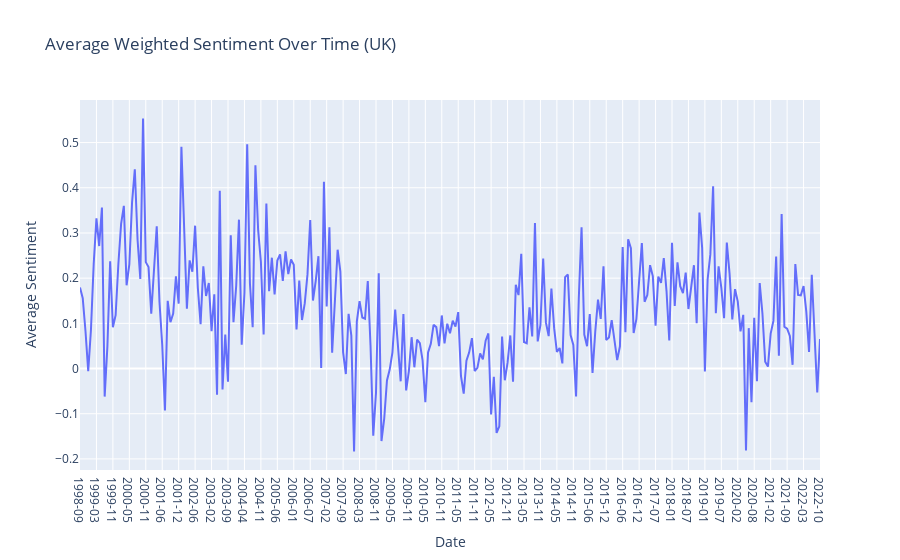

Notebook source saved alongside this figure:
### Markdown cell above
Plot 1 – Distribution of Weighted Sentiment (UK Speeches)
This histogram shows the distribution of weighted sentiment scores, which apply different importance levels to sentiment categories (e.g., positive = 1.5, negative = -1, etc.).

* The distribution is slightly right-skewed, centered just above 0.

* Most speeches have sentiment scores between 0 and 0.3, suggesting that Bank of England speeches generally carry a mildly positive tone when accounting for weighted emphasis on strength and positivity.

* A small number of speeches score negatively (below 0), reflecting more cautionary or crisis-driven content.

* The positive skew aligns with the Bank’s role in promoting economic stability and confidence, especially during uncertain periods.

***Conclusion:*** The Bank tends to emphasize optimism and strength in its official communications, which is strategically aligned with its responsibility to reassure markets and the public.

Plot 2 – Distribution of Simple Sentiment (UK Speeches)
This histogram displays simple sentiment scores, calculated as a raw total of sentiment-labeled words without applying custom weights.

* The distribution here is centered slightly below zero, with a more balanced spread to the left (negative values).

* This suggests that when sentiment words are treated equally (e.g., “constraining” and “strong” given equal weight), the tone appears mildly negative or cautious overall.

* There is still a noticeable right tail, indicating that some speeches are clearly positive, though fewer than in the weighted version.

***Conclusion:*** Without weighting for intent (like emphasis on "strength" vs. "constraint"), the sentiment tone appears more conservative, likely due to frequent use of cautionary language (e.g., “uncertainty”, “risk”) that’s common in financial communication.

**Overall Insight**

These two plots together reinforce that:

 * The weighted sentiment score better reflects the intended tone and reassurance strategy of the Bank.
 * The simple sentiment score shows the raw lexical caution often present in economic speeches.

### Code cell
# Aggregate sentiment over time (monthly or quarterly)
uk_speeches['year_month'] = uk_speeches['date'].dt.to_period('M').astype(str)

sentiment_over_time = uk_speeches.groupby('year_month')['sentiment_lexicon_weighted'].mean().reset_index()

# Line plot
fig_over_time = px.line(
    sentiment_over_time,
    x='year_month',
    y='sentiment_lexicon_weighted',
    title='Average Weighted Sentiment Over Time (UK)',
    labels={'year_month': 'Date', 'sentiment_lexicon_weighted': 'Average Sentiment'}
)
fig_over_time.update_xaxes(type='category')
fig_over_time.show()

### Figure 1 — Plotly figure (JSON) as saved in the notebook; plotly's stock layout.template omitted (floating-point values rounded to 4 significant figures; data arrays with more than 128 entries replaced by an {"elided": "..."} marker saying what was removed)
{"data": [{"hovertemplate": "Date=%{x}<br>Average Sentiment=%{y}<extra></extra>", "legendgroup": "", "line": {"color": "#636efa", "dash": "solid"}, "marker": {"symbol": "circle"}, "mode": "lines", "name": "", "orientation": "v", "showlegend": false, "type": "scatter", "x": {"elided": "271 str values"}, "xaxis": "x", "y": {"elided": "271 float values"}, "yaxis": "y"}], "layout": {"legend": {"tracegroupgap": 0}, "title": {"text": "Average Weighted Sentiment Over Time (UK)"}, "xaxis": {"anchor": "y", "domain": [0, 1], "title": {"text": "Date"}, "type": "category"}, "yaxis": {"anchor": "x", "domain": [0, 1], "title": {"text": "Average Sentiment"}}}}
